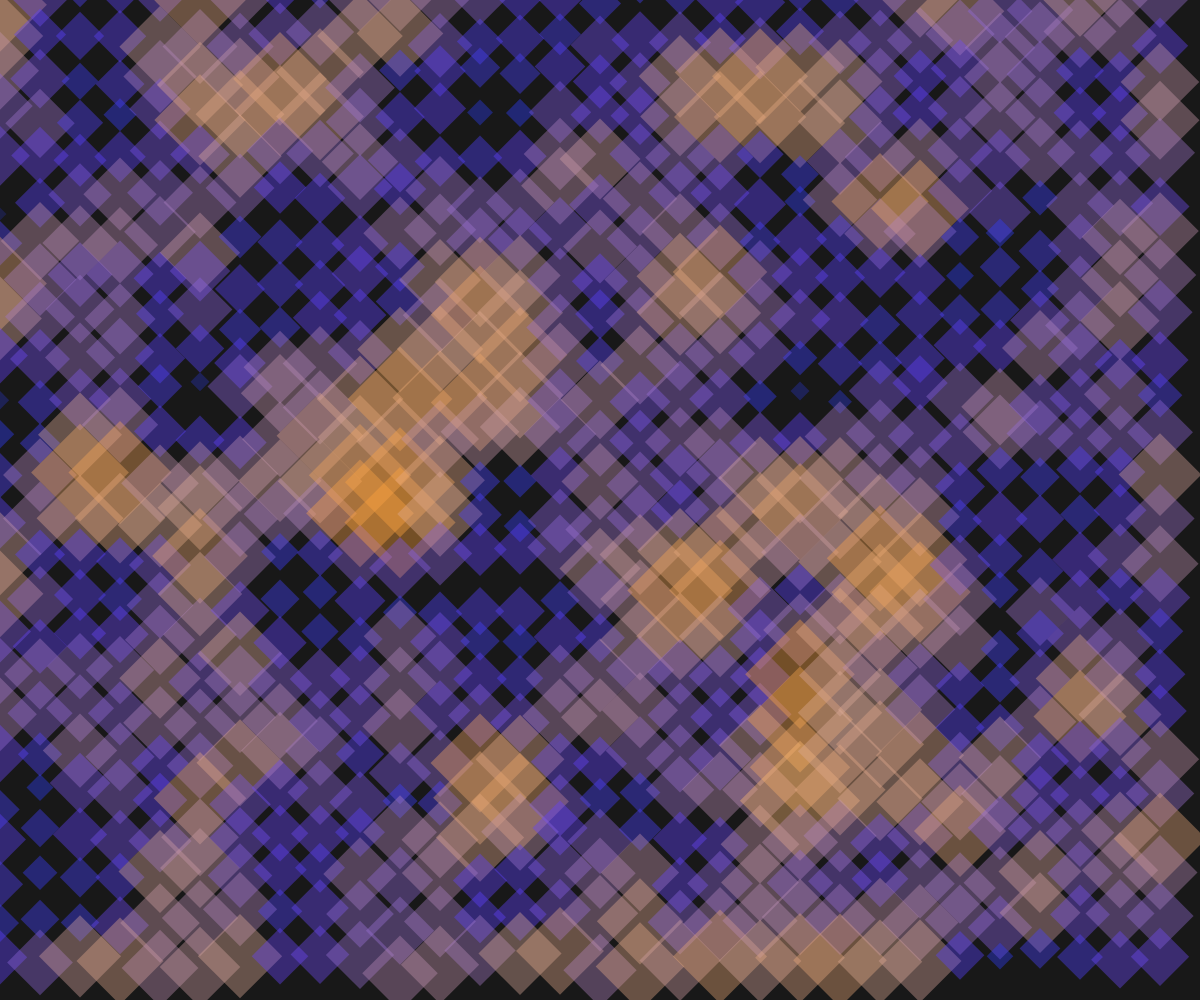
Frame 1 (no input)
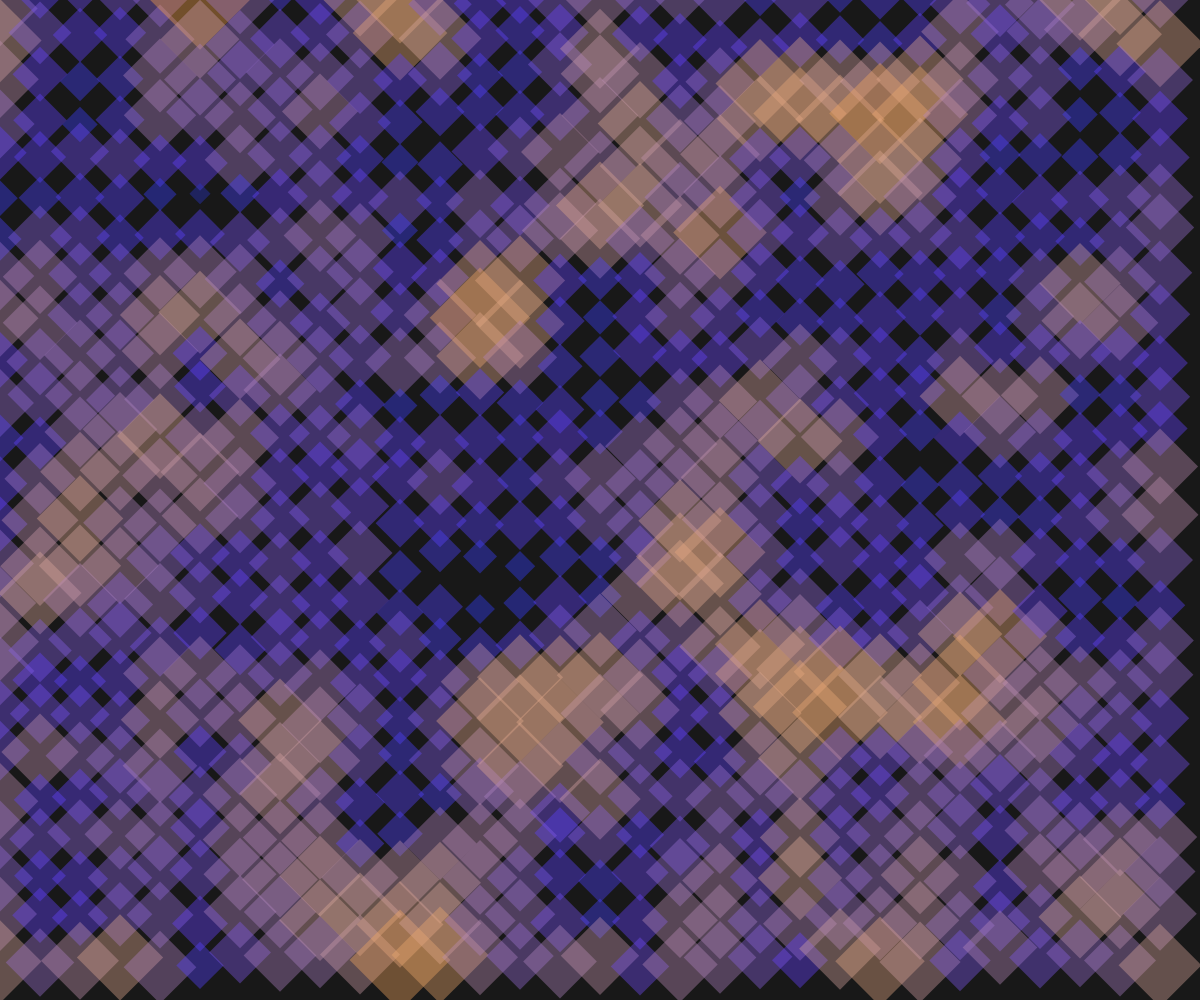
Frame 60 (no input)
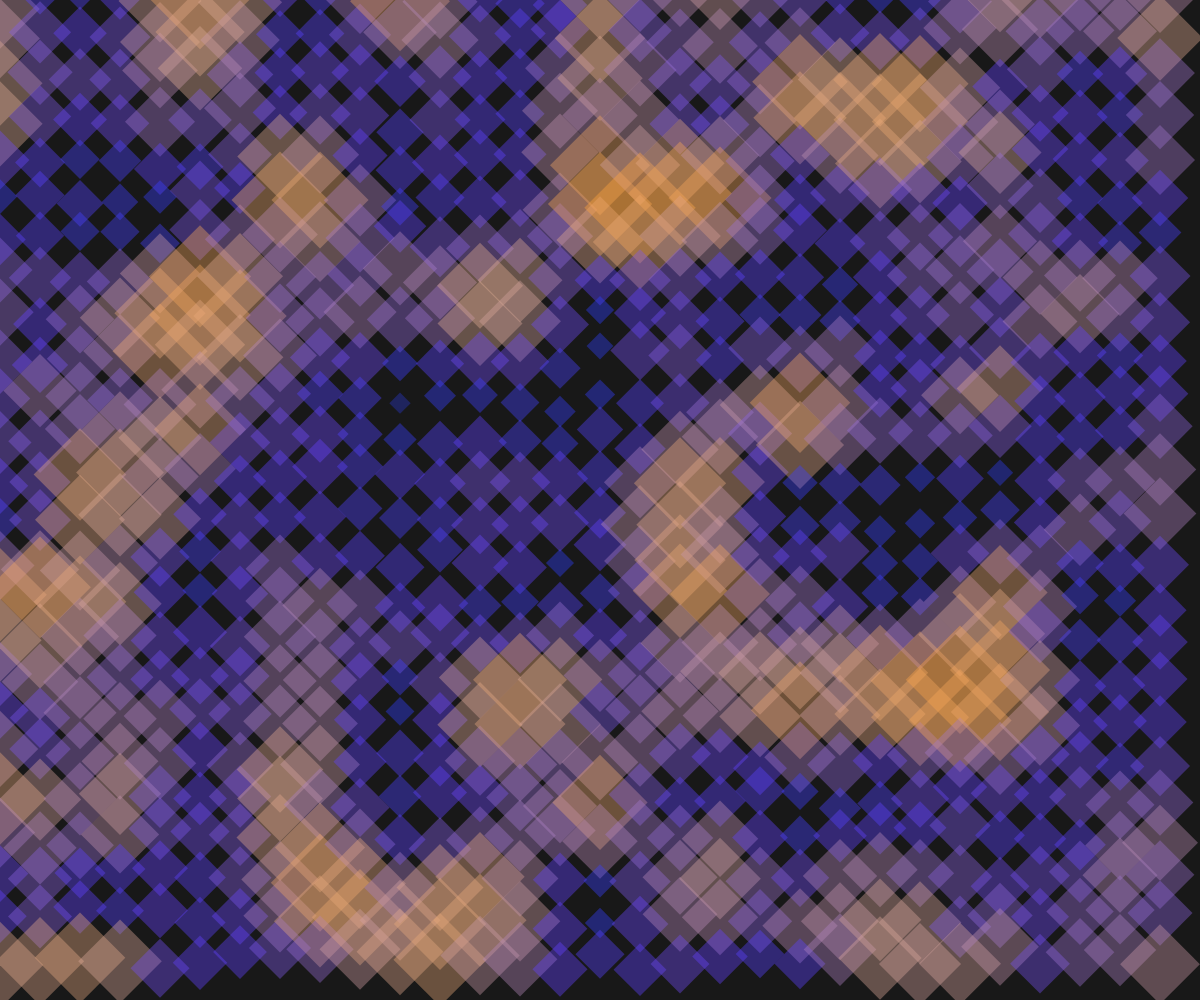
Frame 120 (the mouse pressed at the canvas centre since frame 60)

The p5.js sketch that drew these frames (run headless with seeded random() and noise() and a simulated clock; from frame 60 on, the mouse is pressed at the canvas centre):

// p5.js sketch
// ── sketch.js
let t = 0;

let palette = [
  '#181818',
  '#303FFF',
  '#6643FF',
  '#DCAA97',
  '#FFA33B',
  '#F4F2F2'
];

function setup() {
  createCanvas(windowWidth, windowHeight);
}

function draw() {
  background('#181818');

  noStroke();

  for (let x = 0; x < width; x += 40) {
    for (let y = 0; y < height; y += 40) {

      // 메인 노이즈
      let n = noise(x * 0.01, y * 0.01, t);

      // 위아래 흔들림
      let offsetY = map(
        noise(x * 0.02, y * 0.02, t + 100),
        0,
        1,
        -25,
        25
      );

      // 더 크게 만들어 겹침 증가
      let s = 140 * n;

      // 팔레트 색상 보간
      let scaled = n * (palette.length - 1);

      let index = floor(scaled);
      let amt = scaled - index;

      let c1 = color(palette[index]);
      let c2 = color(
        palette[min(index + 1, palette.length - 1)]
      );

      let c = lerpColor(c1, c2, amt);

      // 투명도 40%
      c.setAlpha(102);

      fill(c);

      let px = x;
      let py = y + offsetY;

      // 다이아몬드
      quad(
        px, py - s / 2,
        px + s / 2, py,
        px, py + s / 2,
        px - s / 2, py
      );
    }
  }

  t += 0.01;
}
